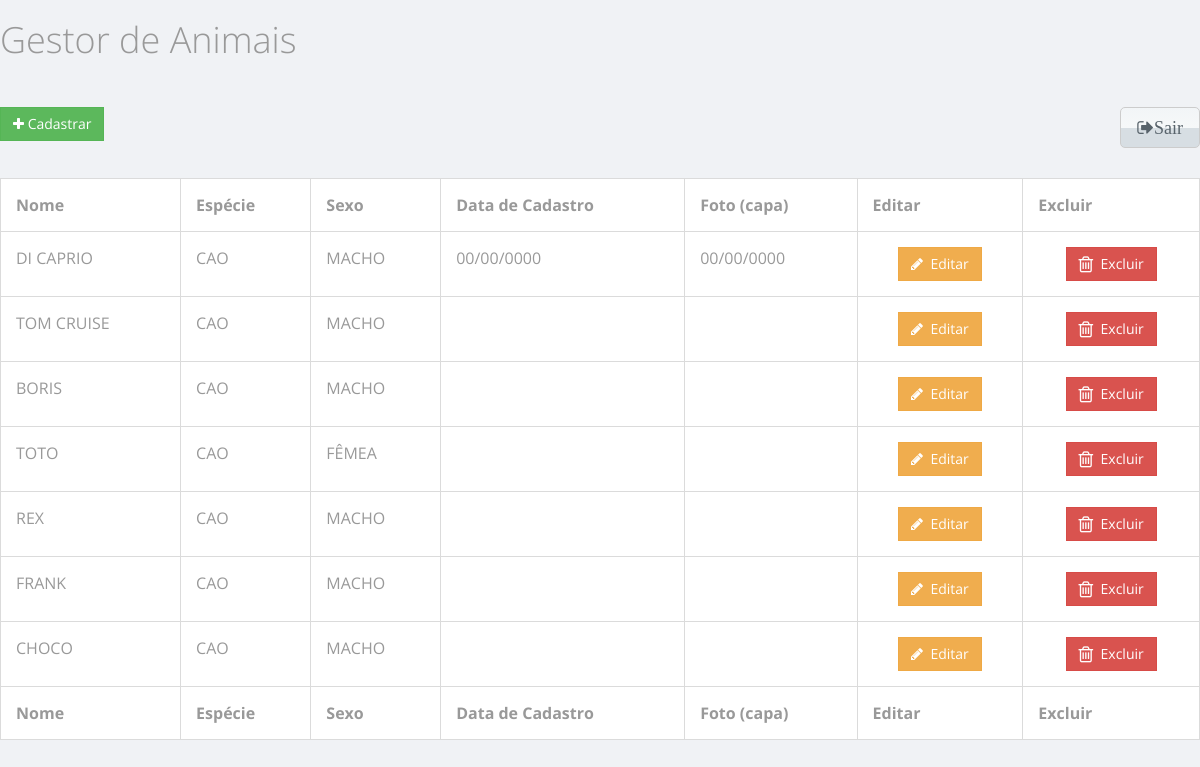
The page /animais/index.php (signed in) on the database its author committed.
### tables this page shows
CREATE TABLE `tb_animal` (
  `COD_ANIMAL` int(11) NOT NULL AUTO_INCREMENT,
  `COD_USUARIO` int(11) DEFAULT NULL,
  `NOM_ANIMAL` varchar(100) DEFAULT NULL,
  `DESC_ANIMAL` varchar(50) DEFAULT NULL,
  `DESC_PERFIL` varchar(2000) NOT NULL,
  `IND_SEXO` smallint(6) DEFAULT NULL,
  `IDADE` int(11) DEFAULT NULL,
  `COR` varchar(50) DEFAULT NULL,
  `IND_PORTE` int(11) DEFAULT NULL,
  `DT_CADASTRO` date DEFAULT NULL,
  `DT_ADOCAO` date DEFAULT NULL,
  `COD_ESPECIE` int(11) NOT NULL,
  `COD_CIDADE` int(11) NOT NULL,
  PRIMARY KEY (`COD_ANIMAL`),
  KEY `IX_TB_ANIMAL_COD_ESPECIE` (`COD_ESPECIE`),
  KEY `IX_TB_ANIMAL_COD_USUARIO` (`COD_USUARIO`),
  KEY `IX_TB_ANIMAL_COD_CIDADE` (`COD_CIDADE`),
  CONSTRAINT `tb_animal_ibfk_1` FOREIGN KEY (`COD_ESPECIE`) REFERENCES `tb_especie` (`COD_ESPECIE`) ON UPDATE CASCADE,
  CONSTRAINT `tb_animal_ibfk_2` FOREIGN KEY (`COD_USUARIO`) REFERENCES `tb_usuario` (`COD_USUARIO`) ON UPDATE CASCADE,
  CONSTRAINT `tb_animal_ibfk_3` FOREIGN KEY (`COD_CIDADE`) REFERENCES `tb_cidade` (`COD_CIDADE`) ON UPDATE CASCADE
);

CREATE TABLE `tb_especie` (
  `COD_ESPECIE` int(11) NOT NULL AUTO_INCREMENT,
  `NOM_ESPECIE` varchar(100) NOT NULL,
  PRIMARY KEY (`COD_ESPECIE`)
);

### animais/index.php (the view, shortened to what this page needs)
<?php
$pdo = conectar ();
$qry = "select
			a.*,
			e.NOM_ESPECIE,
			us.NOM_USUARIO,
			f.URL,
			f.ID_FOTO_PRI,
			ci.COD_CIDADE,
			ci.NOM_CIDADE,
			es.COD_ESTADO,
			es.NOM_ESTADO
		from tb_animal As a
			INNER JOIN tb_especie AS e
			ON e.COD_ESPECIE = a.COD_ESPECIE
			INNER JOIN tb_usuario AS us
			ON us.COD_USUARIO = a.COD_USUARIO
			LEFT JOIN tb_foto AS f
			ON f.COD_ANIMAL = a.COD_ANIMAL
			INNER JOIN tb_cidade AS ci
			ON ci.COD_CIDADE = a.COD_CIDADE
			INNER JOIN tb_estado AS es
			ON es.COD_ESTADO = ci.COD_ESTADO
		GROUP BY f.COD_ANIMAL
		ORDER BY a.DT_CADASTRO DESC";
$lista 	= $pdo->query ($qry);
$num 	= $pdo->query ($qry)->rowCount();
?>
<html xmlns="http://www.w3.org/1999/xhtml" lang="pt-br" xml:lang="pt-br">
<head>
<link type="text/css" rel="stylesheet" href="<?=PATH?>assets/css/aprovacao/jquery-ui-1.10.4.custom.min.css">
<link type="text/css" rel="stylesheet" href="<?=PATH?>assets/css/aprovacao/font-awesome.min.css">
<link type="text/css" rel="stylesheet" href="<?=PATH?>assets/css/aprovacao/bootstrap.min.css">
<link type="text/css" rel="stylesheet" href="<?=PATH?>assets/css/aprovacao/animate.css">
<link type="text/css" rel="stylesheet" href="<?=PATH?>assets/css/aprovacao/all.css">
<link type="text/css" rel="stylesheet" href="<?=PATH?>assets/css/aprovacao/main.css">
<link type="text/css" rel="stylesheet" href="<?=PATH?>assets/css/aprovacao/style-responsive.css">
<link type="text/css" rel="stylesheet" href="<?=PATH?>assets/css/aprovacao/zabuto_calendar.min.css">
<link type="text/css" rel="stylesheet" href="<?=PATH?>assets/css/aprovacao/pace.css">
<link type="text/css" rel="stylesheet" href="<?=PATH?>assets/css/aprovacao/jquery.news-ticker.css">
<link type="text/css" rel="stylesheet" href="<?=PATH?>assets/css/aprovacao/jplist-custom.css">
<link rel="stylesheet" href="<?=PATH?>assets/fonts/font-awesome/css/font-awesome.css">
</head>
<body>
	<h1>
		Gestor de Animais
	</h1>
	<div id="conteudo" style="text-align: justify;" >
	<br/><br/>
	<a class="btn btn-success" href="cadastrar.php?tot=<?=$num?>">
		<i class="fa fa-plus" aria-hidden="true"> </i>&nbsp;Cadastrar
	</a>
	<a class="btn btn-default btn-lg" href="<?=PATH?>sair.php" style="float:right;">
		<i class="fa fa-sign-out" aria-hidden="true">Sair</i>
	</a>
<table class="demo-tbl">
	<thead>
		<tr>
			<th>Nome</th>
			<th>Esp&eacute;cie</th>
			<th>Sexo</th>
			<th>Data de Cadastro</th>
			<th>Foto (capa)</th>
			<th align="center" >Editar</th>
			<th align="center" >Excluir</th>
		</tr>
	</thead>
	<tbody>
	<?php
		if ($lista) {
			while ( $row = $lista->fetch ( PDO::FETCH_ASSOC ) ):
			$cod_animal			= 		$row['COD_ANIMAL'];
			$nom_animal			= 		$row['NOM_ANIMAL'];
			$ind_sexo			= 		$row['IND_SEXO'];
			$dt_cadastro		= 		$row['DT_CADASTRO'];
			$dt_adocao			= 		$row['DT_ADOCAO'];
			$nom_especie		= 		$row['NOM_ESPECIE'];
			$ind_sexo=='1'?
				$sexo	=	'MACHO':
				$sexo	=	'F&Ecirc;MEA';
			@list($data,$hora) = @explode(' ',$dt_cadastro);
			$dt_cadastro = @implode('/',array_reverse(explode('-',$data)));
			@list($data,$hora) = @explode(' ',$dt_adocao);
	?>
		<tr>
			<td valign="middle"><?php echo $nom_animal;  ?></td>
			<td valign="middle"><?php echo $nom_especie;  ?></td>
			<td valign="middle"><?php echo $sexo;  ?></td>
			<td valign="middle"><?php echo $dt_cadastro;  ?></td>
			<td valign="middle"><?php echo $dt_cadastro;  ?></td>
			<td valign="middle" align="center" >
				<a class='btn btn-warning' href='editar.php?n=<?=$cod_animal?>' >
					<i class='fa fa-pencil' aria-hidden='true'></i> &nbsp;Editar
				</a>
			</td>
			<td valign="middle" align="center" >
				<a class='btn btn-danger btnExcluir' href='#' id='btnExcluir_<?php echo $cod_animal; ?>'>
					<i class='fa fa-trash-o fa-lg' aria-hidden='true'></i> &nbsp;Excluir
				</a>
			</td>
		</tr>
	<?php
		endwhile;
	}
	?>
	</tbody>
	<tfoot>
		<tr>
			<th>Nome</th>
			<th>Esp&eacute;cie</th>
			<th>Sexo</th>
			<th>Data de Cadastro</th>
			<th>Foto (capa)</th>
			<th align="center" >Editar</th>
			<th align="center" >Excluir</th>
		</tr>
	</tfoot>
</table>
	</div>
</body>
</html>

### assets/css/aprovacao/jplist-custom.css (style rules this page uses)
.demo-tbl { background: #fff; width: 100%; float: left; border-collapse: collapse; border-right: 1px solid #dbdbdb; border-bottom: 1px solid #dbdbdb; margin: 30px 0 }
.demo-tbl td, .demo-tbl th { border-left: 1px solid #dbdbdb; border-top: 1px solid #dbdbdb; vertical-align: top; padding: 15px }

### rows shown on the page
tb_animal: NOM_ANIMAL "DI CAPRIO", COD_ESPECIE.NOM_ESPECIE "CAO", sexo "MACHO", dt_cadastro "00/00/0000"
tb_animal: NOM_ANIMAL "TOM CRUISE", COD_ESPECIE.NOM_ESPECIE "CAO", sexo "MACHO"
tb_animal: NOM_ANIMAL "BORIS", COD_ESPECIE.NOM_ESPECIE "CAO", sexo "MACHO"
tb_animal: NOM_ANIMAL "TOTO", COD_ESPECIE.NOM_ESPECIE "CAO", sexo "FÊMEA"
tb_animal: NOM_ANIMAL "REX", COD_ESPECIE.NOM_ESPECIE "CAO", sexo "MACHO"
tb_animal: NOM_ANIMAL "FRANK", COD_ESPECIE.NOM_ESPECIE "CAO", sexo "MACHO"
tb_animal: NOM_ANIMAL "CHOCO", COD_ESPECIE.NOM_ESPECIE "CAO", sexo "MACHO"
